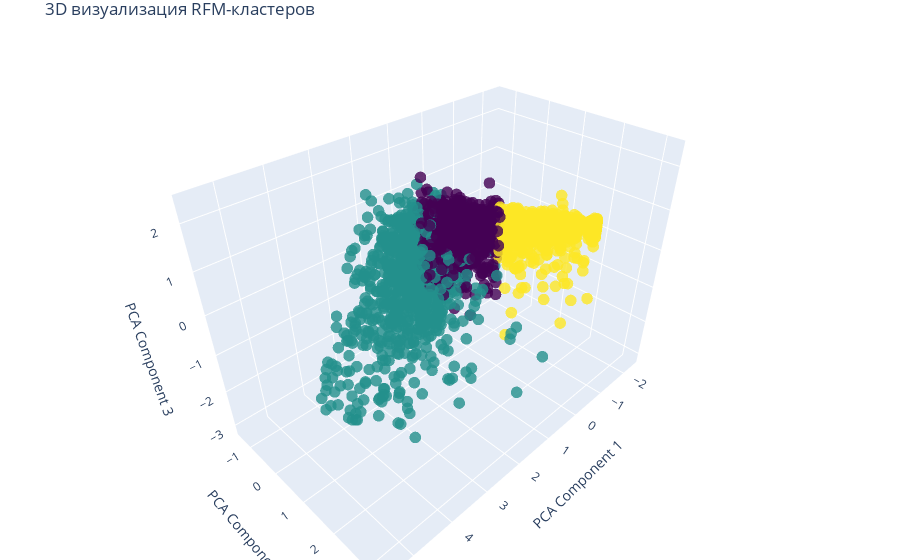

Notebook code cell kept with this figure:
### Code cell
#  Понижение размерности до 3D (аналог вашего 2D PCA)
pipeline = Pipeline([
    ('scaler', StandardScaler()),
    ('pca', PCA(n_components=3))  
])
rfm_3d = pipeline.fit_transform(RFM_clean[['recency', 'frequency', 'monetary_value']])

# Кластеризация 
optimal_clusters = 3  
kmeans = KMeans(n_clusters=optimal_clusters, random_state=42)
clusters = kmeans.fit_predict(rfm_scaled)

#  Создание 3D визуализации с Plotly
scatter = go.Scatter3d(
    x=rfm_3d[:, 0],  # PCA Component 1
    y=rfm_3d[:, 1],  # PCA Component 2
    z=rfm_3d[:, 2],  # PCA Component 3
    mode='markers',
    marker=dict(
        size=4,
        color=clusters,  # Цвета по кластерам
        colorscale='Viridis',
        opacity=0.8
    ),
    text=RFM_clean.index  # Подписи - CustomerID
)


clusters_3d = go.Mesh3d(
     x=rfm_3d[:, 0],
     y=rfm_3d[:, 1],
     z=rfm_3d[:, 2],
     alphahull=5,
     opacity=0.1,
     color='lightblue'
 )

layout = go.Layout(
    title='3D визуализация RFM-кластеров',
    scene=dict(
        xaxis_title='PCA Component 1',
        yaxis_title='PCA Component 2',
        zaxis_title='PCA Component 3',
    ),
    margin=dict(l=0, r=0, b=0, t=30)
)

fig = go.Figure(data=[scatter], layout=layout)
fig.show()

### Figure 1 — Plotly figure (JSON) as saved in the notebook; plotly's stock layout.template omitted (floating-point values rounded to 4 significant figures; data arrays with more than 128 entries replaced by an {"elided": "..."} marker saying what was removed)
{"data": [{"marker": {"color": {"elided": "4048 int values"}, "colorscale": [[0, "#440154"], [0.1111, "#482878"], [0.2222, "#3e4989"], [0.3333, "#31688e"], [0.4444, "#26828e"], [0.5556, "#1f9e89"], [0.6667, "#35b779"], [0.7778, "#6ece58"], [0.8889, "#b5de2b"], [1, "#fde725"]], "opacity": 0.8, "size": 4}, "mode": "markers", "text": {"elided": "4048 int values"}, "type": "scatter3d", "x": {"elided": "4048 float values"}, "y": {"elided": "4048 float values"}, "z": {"elided": "4048 float values"}}], "layout": {"margin": {"b": 0, "l": 0, "r": 0, "t": 30}, "scene": {"xaxis": {"title": {"text": "PCA Component 1"}}, "yaxis": {"title": {"text": "PCA Component 2"}}, "zaxis": {"title": {"text": "PCA Component 3"}}}, "title": {"text": "3D визуализация RFM-кластеров"}}}
